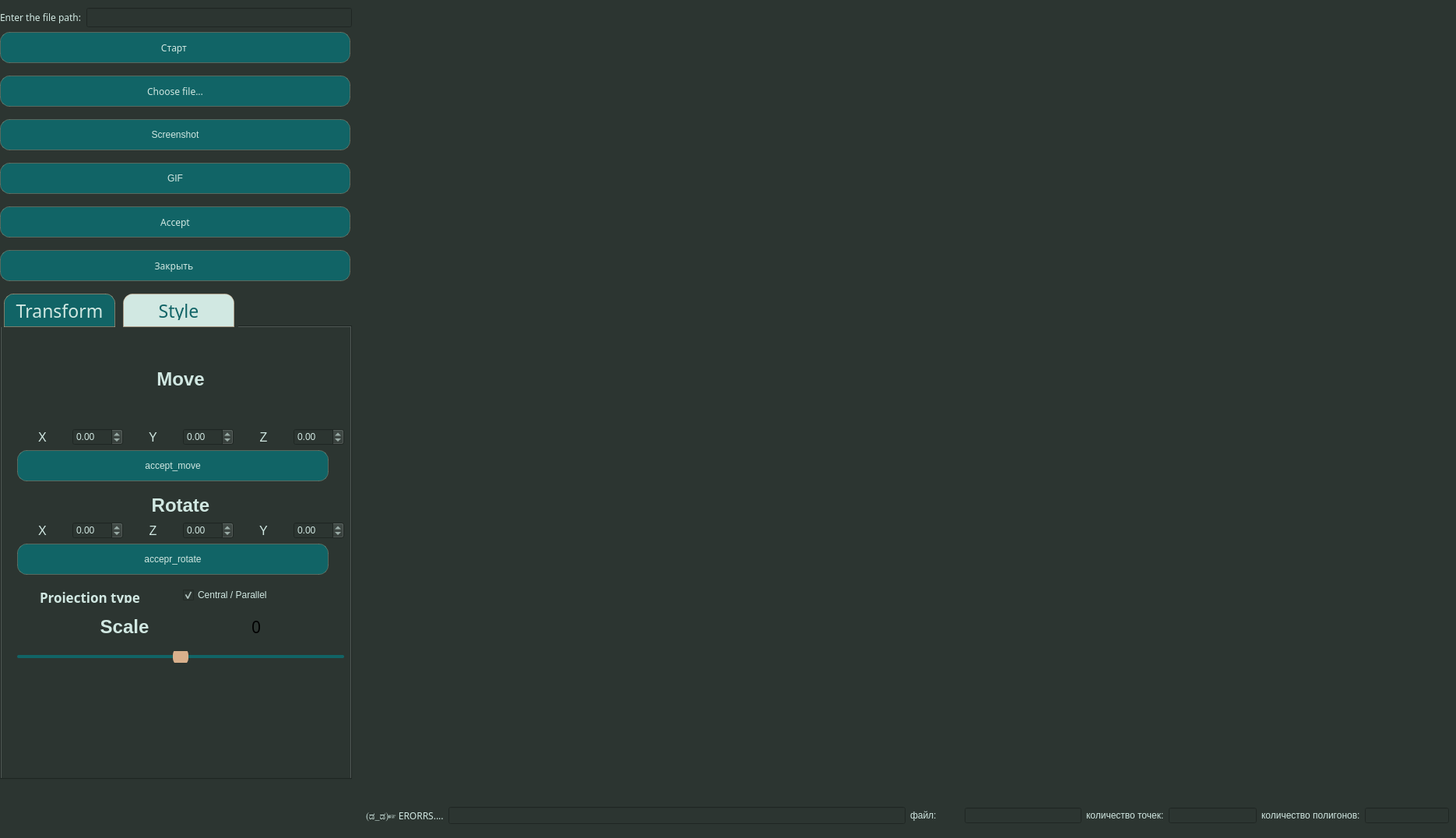
<?xml version="1.0" encoding="UTF-8"?>
<ui version="4.0">
 <class>MainWindow</class>
 <widget class="QMainWindow" name="MainWindow">
  <property name="geometry">
   <rect>
    <x>0</x>
    <y>0</y>
    <width>1870</width>
    <height>1076</height>
   </rect>
  </property>
  <property name="font">
   <font>
    <family>SF Mono</family>
   </font>
  </property>
  <property name="windowTitle">
   <string>MainWindow</string>
  </property>
  <property name="styleSheet">
   <string notr="true">background-color:  #2c3531;</string>
  </property>
  <widget class="QWidget" name="centralwidget">
   <widget class="QWidget" name="gridLayoutWidget">
    <property name="geometry">
     <rect>
      <x>460</x>
      <y>10</y>
      <width>1391</width>
      <height>1001</height>
     </rect>
    </property>
    <layout class="QGridLayout" name="gridLayout"/>
   </widget>
   <widget class="QWidget" name="layoutWidget">
    <property name="geometry">
     <rect>
      <x>0</x>
      <y>10</y>
      <width>452</width>
      <height>1091</height>
     </rect>
    </property>
    <layout class="QVBoxLayout" name="verticalLayout_2">
     <property name="sizeConstraint">
      <enum>QLayout::SetMaximumSize</enum>
     </property>
     <property name="bottomMargin">
      <number>100</number>
     </property>
     <item>
      <layout class="QHBoxLayout" name="horizontalLayout_11">
       <item>
        <widget class="QLabel" name="label">
         <property name="font">
          <font>
           <family>SF Mono</family>
          </font>
         </property>
         <property name="styleSheet">
          <string notr="true"> color: #d1e8e2;;</string>
         </property>
         <property name="text">
          <string>Enter the file path:</string>
         </property>
        </widget>
       </item>
       <item>
        <widget class="QLineEdit" name="Input_file_name">
         <property name="font">
          <font>
           <family>SF Mono</family>
          </font>
         </property>
         <property name="styleSheet">
          <string notr="true"> color: #d1e8e2;;</string>
         </property>
        </widget>
       </item>
      </layout>
     </item>
     <item>
      <widget class="QPushButton" name="buttn_Start">
       <property name="minimumSize">
        <size>
         <width>450</width>
         <height>50</height>
        </size>
       </property>
       <property name="maximumSize">
        <size>
         <width>100</width>
         <height>16777215</height>
        </size>
       </property>
       <property name="font">
        <font>
         <family>SF Mono</family>
        </font>
       </property>
       <property name="layoutDirection">
        <enum>Qt::LeftToRight</enum>
       </property>
       <property name="styleSheet">
        <string notr="true">QPushButton {
border: 2px solid #D9B08C; /* Цвет и ширина границы */
border-radius: 12px;
 border:#D9B08C;;
 background-color:  #116466;
 color: #d1e8e2;;
 border: 1px solid rgba(217, 176, 140, 0.3);
 margin-bottom: 10px;
}

QPushButton:pressed {
 background-color: qlineargradient(x1: 0, y1:0, x2:0, y2:1,  stop: 0 #2280c0, stop: 1   #2280c0) ;
}</string>
       </property>
       <property name="text">
        <string>Старт </string>
       </property>
      </widget>
     </item>
     <item>
      <widget class="QPushButton" name="choose_file">
       <property name="minimumSize">
        <size>
         <width>450</width>
         <height>50</height>
        </size>
       </property>
       <property name="maximumSize">
        <size>
         <width>100</width>
         <height>16777215</height>
        </size>
       </property>
       <property name="font">
        <font>
         <family>SF Mono</family>
        </font>
       </property>
       <property name="styleSheet">
        <string notr="true">QPushButton {
border: 2px solid #D9B08C; /* Цвет и ширина границы */
border-radius: 12px;
 border:#D9B08C;;
 background-color:  #116466;
 color: #d1e8e2;;
 border: 1px solid rgba(217, 176, 140, 0.3);
 margin-bottom: 10px;
}

QPushButton:pressed {
 background-color: qlineargradient(x1: 0, y1:0, x2:0, y2:1,  stop: 0 #2280c0, stop: 1   #2280c0) ;
}</string>
       </property>
       <property name="text">
        <string>Choose file...</string>
       </property>
      </widget>
     </item>
     <item>
      <widget class="QPushButton" name="pushButton_screenshot">
       <property name="minimumSize">
        <size>
         <width>450</width>
         <height>50</height>
        </size>
       </property>
       <property name="maximumSize">
        <size>
         <width>100</width>
         <height>16777215</height>
        </size>
       </property>
       <property name="styleSheet">
        <string notr="true">QPushButton {
border: 2px solid #D9B08C; /* Цвет и ширина границы */
border-radius: 12px;
 border:#D9B08C;;
 background-color:  #116466;
 color: #d1e8e2;;
 border: 1px solid rgba(217, 176, 140, 0.3);
 margin-bottom: 10px;
}

QPushButton:pressed {
 background-color: qlineargradient(x1: 0, y1:0, x2:0, y2:1,  stop: 0 #2280c0, stop: 1   #2280c0) ;
}</string>
       </property>
       <property name="text">
        <string>Screenshot</string>
       </property>
      </widget>
     </item>
     <item>
      <widget class="QPushButton" name="pushButton_gif">
       <property name="minimumSize">
        <size>
         <width>450</width>
         <height>50</height>
        </size>
       </property>
       <property name="maximumSize">
        <size>
         <width>100</width>
         <height>16777215</height>
        </size>
       </property>
       <property name="styleSheet">
        <string notr="true">QPushButton {
border: 2px solid #D9B08C; /* Цвет и ширина границы */
border-radius: 12px;
 border:#D9B08C;;
 background-color:  #116466;
 color: #d1e8e2;;
 border: 1px solid rgba(217, 176, 140, 0.3);
 margin-bottom: 10px;
}

QPushButton:pressed {
 background-color: qlineargradient(x1: 0, y1:0, x2:0, y2:1,  stop: 0 #2280c0, stop: 1   #2280c0) ;
}</string>
       </property>
       <property name="text">
        <string>GIF</string>
       </property>
      </widget>
     </item>
     <item>
      <widget class="QPushButton" name="accept">
       <property name="minimumSize">
        <size>
         <width>450</width>
         <height>50</height>
        </size>
       </property>
       <property name="maximumSize">
        <size>
         <width>100</width>
         <height>16777215</height>
        </size>
       </property>
       <property name="font">
        <font>
         <family>SF Mono</family>
        </font>
       </property>
       <property name="styleSheet">
        <string notr="true">QPushButton {
border: 2px solid #D9B08C; /* Цвет и ширина границы */
border-radius: 12px;
 border:#D9B08C;;
 background-color:  #116466;
 color: #d1e8e2;;
 border: 1px solid rgba(217, 176, 140, 0.3);
 margin-bottom: 10px;
}

QPushButton:pressed {
 background-color: qlineargradient(x1: 0, y1:0, x2:0, y2:1,  stop: 0 #2280c0, stop: 1   #2280c0) ;
}</string>
       </property>
       <property name="text">
        <string>Accept</string>
       </property>
      </widget>
     </item>
     <item>
      <widget class="QPushButton" name="buttn_Exit">
       <property name="minimumSize">
        <size>
         <width>450</width>
         <height>50</height>
        </size>
       </property>
       <property name="maximumSize">
        <size>
         <width>100</width>
         <height>16777215</height>
        </size>
       </property>
       <property name="font">
        <font>
         <family>SF Mono</family>
        </font>
       </property>
       <property name="styleSheet">
        <string notr="true">QPushButton {
border: 2px solid #D9B08C; /* Цвет и ширина границы */
border-radius: 12px;
 border:#D9B08C;;
 background-color:  #116466;
 color: #d1e8e2;;
 border: 1px solid rgba(217, 176, 140, 0.3);
 margin-bottom: 10px;
}

QPushButton:pressed {
 background-color: qlineargradient(x1: 0, y1:0, x2:0, y2:1,  stop: 0 #2280c0, stop: 1   #2280c0) ;
}</string>
       </property>
       <property name="text">
        <string>Закрыть </string>
       </property>
      </widget>
     </item>
     <item>
      <widget class="QTabWidget" name="tabWidget">
       <property name="minimumSize">
        <size>
         <width>0</width>
         <height>50</height>
        </size>
       </property>
       <property name="font">
        <font>
         <family>SF Mono</family>
         <pointsize>17</pointsize>
        </font>
       </property>
       <property name="toolTipDuration">
        <number>0</number>
       </property>
       <property name="layoutDirection">
        <enum>Qt::LeftToRight</enum>
       </property>
       <property name="styleSheet">
        <string notr="true">QPushButton {
border: 2px solid #000000; /* Цвет и ширина границы */
border-radius: 12px;
 border:none;
 background-color:  #116466;
 color: #d1e8e2;
}

QPushButton:pressed {
 background-color: qlineargradient(x1: 0, y1:0, x2:0, y2:1,  stop: 0 #2280c0, stop: 1   #2280c0) ;
}

QTabBar::tab:selected {
  background-color: #116466;
  color: #d1e8e2;
}


QTabBar::tab {
  border: 1px solid rgba(217, 176, 140, 0.5);;
  border-top-left-radius: 12px;
  border-top-right-radius: 12px;
  min-width: 125px;
  height: 25px;
  padding: 8px;
  color: #116466;
  background-color: #d1e8e2;
 margin-left: 5px;
 margin-right: 5px;
}</string>
       </property>
       <property name="tabPosition">
        <enum>QTabWidget::North</enum>
       </property>
       <property name="tabShape">
        <enum>QTabWidget::Rounded</enum>
       </property>
       <property name="currentIndex">
        <number>0</number>
       </property>
       <property name="elideMode">
        <enum>Qt::ElideRight</enum>
       </property>
       <widget class="QWidget" name="transform">
        <attribute name="title">
         <string>Transform</string>
        </attribute>
        <widget class="QWidget" name="layoutWidget">
         <property name="geometry">
          <rect>
           <x>0</x>
           <y>10</y>
           <width>480</width>
           <height>421</height>
          </rect>
         </property>
         <layout class="QVBoxLayout" name="verticalLayout_6">
          <property name="rightMargin">
           <number>20</number>
          </property>
          <item>
           <layout class="QVBoxLayout" name="verticalLayout_5">
            <property name="leftMargin">
             <number>20</number>
            </property>
            <property name="rightMargin">
             <number>20</number>
            </property>
            <item>
             <widget class="QLabel" name="label_Move">
              <property name="font">
               <font>
                <pointsize>18</pointsize>
                <bold>true</bold>
               </font>
              </property>
              <property name="styleSheet">
               <string notr="true"> color: #d1e8e2;;</string>
              </property>
              <property name="text">
               <string>Move</string>
              </property>
              <property name="alignment">
               <set>Qt::AlignCenter</set>
              </property>
             </widget>
            </item>
            <item>
             <layout class="QHBoxLayout" name="horizontalLayout_17">
              <item>
               <layout class="QHBoxLayout" name="horizontalLayout_8">
                <item>
                 <widget class="QLabel" name="label_Xm">
                  <property name="font">
                   <font>
                    <pointsize>12</pointsize>
                   </font>
                  </property>
                  <property name="styleSheet">
                   <string notr="true"> color: #d1e8e2;;</string>
                  </property>
                  <property name="text">
                   <string>X</string>
                  </property>
                  <property name="alignment">
                   <set>Qt::AlignCenter</set>
                  </property>
                 </widget>
                </item>
                <item>
                 <widget class="QDoubleSpinBox" name="doubleSpinBox_Move_X">
                  <property name="styleSheet">
                   <string notr="true"> color: #d1e8e2;;</string>
                  </property>
                  <property name="minimum">
                   <double>-10.000000000000000</double>
                  </property>
                  <property name="maximum">
                   <double>10.000000000000000</double>
                  </property>
                  <property name="singleStep">
                   <double>0.010000000000000</double>
                  </property>
                 </widget>
                </item>
               </layout>
              </item>
              <item>
               <layout class="QHBoxLayout" name="horizontalLayout_9">
                <item>
                 <widget class="QLabel" name="label_Ym">
                  <property name="font">
                   <font>
                    <pointsize>12</pointsize>
                   </font>
                  </property>
                  <property name="styleSheet">
                   <string notr="true"> color: #d1e8e2;;</string>
                  </property>
                  <property name="text">
                   <string>Y</string>
                  </property>
                  <property name="alignment">
                   <set>Qt::AlignCenter</set>
                  </property>
                 </widget>
                </item>
                <item>
                 <widget class="QDoubleSpinBox" name="doubleSpinBox_Move_Y">
                  <property name="styleSheet">
                   <string notr="true"> color: #d1e8e2;;</string>
                  </property>
                  <property name="minimum">
                   <double>-10.000000000000000</double>
                  </property>
                  <property name="maximum">
                   <double>10.000000000000000</double>
                  </property>
                  <property name="singleStep">
                   <double>0.010000000000000</double>
                  </property>
                 </widget>
                </item>
               </layout>
              </item>
              <item>
               <layout class="QHBoxLayout" name="horizontalLayout_10">
                <item>
                 <widget class="QLabel" name="label_Zm">
                  <property name="font">
                   <font>
                    <pointsize>12</pointsize>
                   </font>
                  </property>
                  <property name="styleSheet">
                   <string notr="true"> color: #d1e8e2;;</string>
                  </property>
                  <property name="text">
                   <string>Z</string>
                  </property>
                  <property name="alignment">
                   <set>Qt::AlignCenter</set>
                  </property>
                 </widget>
                </item>
                <item>
                 <widget class="QDoubleSpinBox" name="doubleSpinBox_Move_Z">
                  <property name="styleSheet">
                   <string notr="true"> color: #d1e8e2;;</string>
                  </property>
                  <property name="minimum">
                   <double>-10.000000000000000</double>
                  </property>
                  <property name="maximum">
                   <double>10.000000000000000</double>
                  </property>
                  <property name="singleStep">
                   <double>0.010000000000000</double>
                  </property>
                 </widget>
                </item>
               </layout>
              </item>
             </layout>
            </item>
            <item>
             <widget class="QPushButton" name="accept_move">
              <property name="minimumSize">
               <size>
                <width>400</width>
                <height>50</height>
               </size>
              </property>
              <property name="maximumSize">
               <size>
                <width>400</width>
                <height>16777215</height>
               </size>
              </property>
              <property name="styleSheet">
               <string notr="true">QPushButton {
border: 2px solid #D9B08C; /* Цвет и ширина границы */
border-radius: 12px;
 border:#D9B08C;;
 background-color:  #116466;
 color: #d1e8e2;;
 border: 1px solid rgba(217, 176, 140, 0.3);
 margin-bottom: 10px;
}

QPushButton:pressed {
 background-color: qlineargradient(x1: 0, y1:0, x2:0, y2:1,  stop: 0 #2280c0, stop: 1   #2280c0) ;
}</string>
              </property>
              <property name="text">
               <string>accept_move</string>
              </property>
             </widget>
            </item>
           </layout>
          </item>
          <item>
           <layout class="QVBoxLayout" name="verticalLayout_3">
            <property name="leftMargin">
             <number>20</number>
            </property>
            <property name="rightMargin">
             <number>20</number>
            </property>
            <item>
             <widget class="QLabel" name="label_Rotate">
              <property name="minimumSize">
               <size>
                <width>0</width>
                <height>30</height>
               </size>
              </property>
              <property name="maximumSize">
               <size>
                <width>16777215</width>
                <height>30</height>
               </size>
              </property>
              <property name="font">
               <font>
                <pointsize>18</pointsize>
                <bold>true</bold>
               </font>
              </property>
              <property name="styleSheet">
               <string notr="true"> color: #d1e8e2;;</string>
              </property>
              <property name="text">
               <string>Rotate</string>
              </property>
              <property name="alignment">
               <set>Qt::AlignCenter</set>
              </property>
             </widget>
            </item>
            <item>
             <layout class="QHBoxLayout" name="horizontalLayout">
              <item>
               <layout class="QHBoxLayout" name="horizontalLayout_18">
                <item>
                 <widget class="QLabel" name="label_Xr">
                  <property name="font">
                   <font>
                    <pointsize>12</pointsize>
                   </font>
                  </property>
                  <property name="styleSheet">
                   <string notr="true"> color: #d1e8e2;;</string>
                  </property>
                  <property name="text">
                   <string>X</string>
                  </property>
                  <property name="alignment">
                   <set>Qt::AlignCenter</set>
                  </property>
                 </widget>
                </item>
                <item>
                 <widget class="QDoubleSpinBox" name="doubleSpinBox_Rotate_X">
                  <property name="styleSheet">
                   <string notr="true"> color: #d1e8e2;;</string>
                  </property>
                  <property name="minimum">
                   <double>-10.000000000000000</double>
                  </property>
                  <property name="maximum">
                   <double>10.000000000000000</double>
                  </property>
                  <property name="singleStep">
                   <double>0.010000000000000</double>
                  </property>
                 </widget>
                </item>
               </layout>
              </item>
              <item>
               <layout class="QHBoxLayout" name="horizontalLayout_20">
                <item>
                 <widget class="QLabel" name="label_Zr">
                  <property name="font">
                   <font>
                    <pointsize>12</pointsize>
                   </font>
                  </property>
                  <property name="styleSheet">
                   <string notr="true"> color: #d1e8e2;;</string>
                  </property>
                  <property name="text">
                   <string>Z</string>
                  </property>
                  <property name="alignment">
                   <set>Qt::AlignCenter</set>
                  </property>
                 </widget>
                </item>
                <item>
                 <widget class="QDoubleSpinBox" name="doubleSpinBox_Rotate_Z">
                  <property name="styleSheet">
                   <string notr="true"> color: #d1e8e2;;</string>
                  </property>
                  <property name="minimum">
                   <double>-10.000000000000000</double>
                  </property>
                  <property name="maximum">
                   <double>10.000000000000000</double>
                  </property>
                  <property name="singleStep">
                   <double>0.010000000000000</double>
                  </property>
                 </widget>
                </item>
               </layout>
              </item>
              <item>
               <layout class="QHBoxLayout" name="horizontalLayout_19">
                <item>
                 <widget class="QLabel" name="label_Yr">
                  <property name="font">
                   <font>
                    <pointsize>12</pointsize>
                   </font>
                  </property>
                  <property name="styleSheet">
                   <string notr="true"> color: #d1e8e2;;</string>
                  </property>
                  <property name="text">
                   <string>Y</string>
                  </property>
                  <property name="alignment">
                   <set>Qt::AlignCenter</set>
                  </property>
                 </widget>
                </item>
                <item>
                 <widget class="QDoubleSpinBox" name="doubleSpinBox_Rotate_Y">
                  <property name="styleSheet">
                   <string notr="true"> color: #d1e8e2;;</string>
                  </property>
                  <property name="minimum">
                   <double>-10.000000000000000</double>
                  </property>
                  <property name="maximum">
                   <double>10.000000000000000</double>
                  </property>
                  <property name="singleStep">
                   <double>0.010000000000000</double>
                  </property>
                 </widget>
                </item>
               </layout>
              </item>
             </layout>
            </item>
            <item>
             <widget class="QPushButton" name="accepr_rotate">
              <property name="minimumSize">
               <size>
                <width>400</width>
                <height>50</height>
               </size>
              </property>
              <property name="maximumSize">
               <size>
                <width>400</width>
                <height>50</height>
               </size>
              </property>
              <property name="styleSheet">
               <string notr="true">QPushButton {
border: 2px solid #D9B08C; /* Цвет и ширина границы */
border-radius: 12px;
 border:#D9B08C;;
 background-color:  #116466;
 color: #d1e8e2;;
 border: 1px solid rgba(217, 176, 140, 0.3);
 margin-bottom: 10px;
}

QPushButton:pressed {
 background-color: qlineargradient(x1: 0, y1:0, x2:0, y2:1,  stop: 0 #2280c0, stop: 1   #2280c0) ;
}</string>
              </property>
              <property name="text">
               <string>accepr_rotate</string>
              </property>
             </widget>
            </item>
           </layout>
          </item>
          <item>
           <layout class="QHBoxLayout" name="horizontalLayout_6">
            <item>
             <widget class="QLabel" name="label_Projection">
              <property name="minimumSize">
               <size>
                <width>0</width>
                <height>15</height>
               </size>
              </property>
              <property name="maximumSize">
               <size>
                <width>16777215</width>
                <height>10</height>
               </size>
              </property>
              <property name="font">
               <font>
                <family>SF Mono</family>
                <pointsize>13</pointsize>
                <bold>true</bold>
               </font>
              </property>
              <property name="styleSheet">
               <string notr="true"> color: #d1e8e2;;</string>
              </property>
              <property name="text">
               <string>Projection type</string>
              </property>
              <property name="alignment">
               <set>Qt::AlignCenter</set>
              </property>
             </widget>
            </item>
            <item>
             <widget class="QCheckBox" name="projection_type">
              <property name="minimumSize">
               <size>
                <width>0</width>
                <height>15</height>
               </size>
              </property>
              <property name="styleSheet">
               <string notr="true"> color: #d1e8e2;;</string>
              </property>
              <property name="text">
               <string>Central / Parallel</string>
              </property>
              <property name="checked">
               <bool>true</bool>
              </property>
             </widget>
            </item>
           </layout>
          </item>
          <item>
           <layout class="QVBoxLayout" name="verticalLayout_4">
            <property name="leftMargin">
             <number>20</number>
            </property>
            <property name="rightMargin">
             <number>20</number>
            </property>
            <item>
             <layout class="QHBoxLayout" name="horizontalLayout_21">
              <item>
               <widget class="QLabel" name="label_Scale">
                <property name="minimumSize">
                 <size>
                  <width>100</width>
                  <height>50</height>
                 </size>
                </property>
                <property name="maximumSize">
                 <size>
                  <width>100</width>
                  <height>50</height>
                 </size>
                </property>
                <property name="font">
                 <font>
                  <pointsize>18</pointsize>
                  <bold>true</bold>
                 </font>
                </property>
                <property name="styleSheet">
                 <string notr="true"> color: #d1e8e2;</string>
                </property>
                <property name="text">
                 <string>Scale</string>
                </property>
                <property name="alignment">
                 <set>Qt::AlignCenter</set>
                </property>
               </widget>
              </item>
              <item>
               <widget class="QLabel" name="scale_result">
                <property name="minimumSize">
                 <size>
                  <width>50</width>
                  <height>50</height>
                 </size>
                </property>
                <property name="maximumSize">
                 <size>
                  <width>50</width>
                  <height>50</height>
                 </size>
                </property>
                <property name="font">
                 <font>
                  <family>PT Mono</family>
                  <pointsize>16</pointsize>
                 </font>
                </property>
                <property name="layoutDirection">
                 <enum>Qt::LeftToRight</enum>
                </property>
                <property name="autoFillBackground">
                 <bool>false</bool>
                </property>
                <property name="styleSheet">
                 <string notr="true">QPushButton {
border: 2px solid #000000; /* Цвет и ширина границы */
border-radius: 12px;
 border:none;
 background-color:  #116466;
 color: #d1e8e2;
}

QPushButton:pressed {
 background-color: qlineargradient(x1: 0, y1:0, x2:0, y2:1,  stop: 0 #2280c0, stop: 1   #2280c0) ;
}</string>
                </property>
                <property name="text">
                 <string>0</string>
                </property>
                <property name="alignment">
                 <set>Qt::AlignCenter</set>
                </property>
                <property name="wordWrap">
                 <bool>false</bool>
                </property>
                <property name="textInteractionFlags">
                 <set>Qt::LinksAccessibleByMouse</set>
                </property>
               </widget>
              </item>
             </layout>
            </item>
            <item>
             <widget class="QSlider" name="horizontalSlider_Scale">
              <property name="styleSheet">
               <string notr="true">
QSlider::groove:horizontal {
  background: #116466;
  height: 4px;
  border-radius: 2px;
}

QSlider::handle:horizontal {
  background: #D9B08C;
  width: 20px;
  margin: -10px 0;
  border-radius: 10px;
}</string>
              </property>
              <property name="minimum">
               <number>-5</number>
              </property>
              <property name="maximum">
               <number>5</number>
              </property>
              <property name="singleStep">
               <number>1</number>
              </property>
              <property name="value">
               <number>0</number>
              </property>
              <property name="orientation">
               <enum>Qt::Horizontal</enum>
              </property>
             </widget>
            </item>
           </layout>
          </item>
         </layout>
        </widget>
       </widget>
       <widget class="QWidget" name="style">
        <attribute name="title">
         <string>Style</string>
        </attribute>
        <layout class="QVBoxLayout" name="verticalLayout_7">
         <item>
          <widget class="QLabel" name="label_Colors">
           <property name="maximumSize">
            <size>
             <width>16777215</width>
             <height>10</height>
            </size>
           </property>
           <property name="font">
            <font>
             <family>SF Mono</family>
             <pointsize>13</pointsize>
             <bold>true</bold>
            </font>
           </property>
           <property name="styleSheet">
            <string notr="true"> color: #d1e8e2;;</string>
           </property>
           <property name="text">
            <string>Colors</string>
           </property>
           <property name="alignment">
            <set>Qt::AlignCenter</set>
           </property>
          </widget>
         </item>
         <item>
          <widget class="QPushButton" name="pushButton_background_color">
           <property name="minimumSize">
            <size>
             <width>400</width>
             <height>50</height>
            </size>
           </property>
           <property name="maximumSize">
            <size>
             <width>100</width>
             <height>16777215</height>
            </size>
           </property>
           <property name="styleSheet">
            <string notr="true">QPushButton {
border: 2px solid #D9B08C; /* Цвет и ширина границы */
border-radius: 12px;
 border:#D9B08C;;
 background-color:  #116466;
 color: #D9B08C;;
 border: 1px solid rgba(217, 176, 140, 0.3);

}

QPushButton:pressed {
 background-color: qlineargradient(x1: 0, y1:0, x2:0, y2:1,  stop: 0 #2280c0, stop: 1   #2280c0) ;
}</string>
           </property>
           <property name="text">
            <string>Background Color</string>
           </property>
          </widget>
         </item>
         <item>
          <widget class="QPushButton" name="Line_color">
           <property name="minimumSize">
            <size>
             <width>400</width>
             <height>50</height>
            </size>
           </property>
           <property name="maximumSize">
            <size>
             <width>100</width>
             <height>16777215</height>
            </size>
           </property>
           <property name="styleSheet">
            <string notr="true">QPushButton {
border: 2px solid #D9B08C; /* Цвет и ширина границы */
border-radius: 12px;
 border:#D9B08C;;
 background-color:  #116466;
 color: #D9B08C;;
 border: 1px solid rgba(217, 176, 140, 0.3);

}

QPushButton:pressed {
 background-color: qlineargradient(x1: 0, y1:0, x2:0, y2:1,  stop: 0 #2280c0, stop: 1   #2280c0) ;
}</string>
           </property>
           <property name="text">
            <string>Line Color</string>
           </property>
          </widget>
         </item>
         <item>
          <widget class="QPushButton" name="vertex_color">
           <property name="minimumSize">
            <size>
             <width>400</width>
             <height>50</height>
            </size>
           </property>
           <property name="maximumSize">
            <size>
             <width>100</width>
             <height>16777215</height>
            </size>
           </property>
           <property name="styleSheet">
            <string notr="true">QPushButton {
border: 2px solid #D9B08C; /* Цвет и ширина границы */
border-radius: 12px;
 border:#D9B08C;;
 background-color:  #116466;
 color: #D9B08C;;
 border: 1px solid rgba(217, 176, 140, 0.3);

}

QPushButton:pressed {
 background-color: qlineargradient(x1: 0, y1:0, x2:0, y2:1,  stop: 0 #2280c0, stop: 1   #2280c0) ;
}</string>
           </property>
           <property name="text">
            <string>Vertex Color</string>
           </property>
          </widget>
         </item>
         <item>
          <widget class="QLabel" name="label_Lines">
           <property name="maximumSize">
            <size>
             <width>16777215</width>
             <height>10</height>
            </size>
           </property>
           <property name="font">
            <font>
             <family>SF Mono</family>
             <pointsize>13</pointsize>
             <bold>true</bold>
            </font>
           </property>
           <property name="styleSheet">
            <string notr="true"> color: #d1e8e2;;</string>
           </property>
           <property name="text">
            <string>Line Style</string>
           </property>
           <property name="alignment">
            <set>Qt::AlignCenter</set>
           </property>
          </widget>
         </item>
         <item>
          <widget class="QCheckBox" name="checkBox_lin_type">
           <property name="maximumSize">
            <size>
             <width>16777215</width>
             <height>10</height>
            </size>
           </property>
           <property name="styleSheet">
            <string notr="true"> color: #d1e8e2;;</string>
           </property>
           <property name="text">
            <string>Solid / Dashed</string>
           </property>
           <property name="checkable">
            <bool>true</bool>
           </property>
           <property name="checked">
            <bool>true</bool>
           </property>
           <property name="autoRepeat">
            <bool>false</bool>
           </property>
          </widget>
         </item>
         <item>
          <layout class="QHBoxLayout" name="horizontalLayout_15">
           <item>
            <widget class="QLabel" name="label_VertexSize_2">
             <property name="maximumSize">
              <size>
               <width>16777215</width>
               <height>10</height>
              </size>
             </property>
             <property name="styleSheet">
              <string notr="true"> color: #d1e8e2;;</string>
             </property>
             <property name="text">
              <string>Line width:</string>
             </property>
            </widget>
           </item>
           <item>
            <widget class="QDoubleSpinBox" name="doubleSpinBox_LineSize">
             <property name="styleSheet">
              <string notr="true"> color: #d1e8e2;;</string>
             </property>
             <property name="alignment">
              <set>Qt::AlignRight|Qt::AlignTrailing|Qt::AlignVCenter</set>
             </property>
             <property name="decimals">
              <number>1</number>
             </property>
             <property name="minimum">
              <double>1.000000000000000</double>
             </property>
             <property name="maximum">
              <double>5.000000000000000</double>
             </property>
            </widget>
           </item>
          </layout>
         </item>
         <item>
          <layout class="QHBoxLayout" name="horizontalLayout_16">
           <item>
            <widget class="QLabel" name="label_VertexSize">
             <property name="minimumSize">
              <size>
               <width>0</width>
               <height>10</height>
              </size>
             </property>
             <property name="maximumSize">
              <size>
               <width>16777215</width>
               <height>10</height>
              </size>
             </property>
             <property name="styleSheet">
              <string notr="true"> color: #d1e8e2;;</string>
             </property>
             <property name="text">
              <string>Vertex size:</string>
             </property>
            </widget>
           </item>
           <item>
            <widget class="QDoubleSpinBox" name="doubleSpinBox_VertexSize">
             <property name="styleSheet">
              <string notr="true"> color: #d1e8e2;;</string>
             </property>
             <property name="alignment">
              <set>Qt::AlignRight|Qt::AlignTrailing|Qt::AlignVCenter</set>
             </property>
             <property name="decimals">
              <number>1</number>
             </property>
             <property name="minimum">
              <double>1.000000000000000</double>
             </property>
             <property name="maximum">
              <double>20.000000000000000</double>
             </property>
             <property name="singleStep">
              <double>0.500000000000000</double>
             </property>
            </widget>
           </item>
          </layout>
         </item>
         <item>
          <widget class="QSlider" name="horizontalSlider_LineSize">
           <property name="styleSheet">
            <string notr="true">
QSlider::groove:horizontal {
  background: #116466;
  height: 4px;
  border-radius: 2px;
}

QSlider::handle:horizontal {
  background: #D9B08C;
  width: 20px;
  margin: -10px 0;
  border-radius: 10px;
}</string>
           </property>
           <property name="minimum">
            <number>1</number>
           </property>
           <property name="maximum">
            <number>5</number>
           </property>
           <property name="pageStep">
            <number>1</number>
           </property>
           <property name="orientation">
            <enum>Qt::Horizontal</enum>
           </property>
          </widget>
         </item>
         <item>
          <widget class="QLabel" name="label_Vertexes">
           <property name="maximumSize">
            <size>
             <width>16777215</width>
             <height>10</height>
            </size>
           </property>
           <property name="font">
            <font>
             <pointsize>13</pointsize>
             <bold>true</bold>
            </font>
           </property>
           <property name="styleSheet">
            <string notr="true"> color: #d1e8e2;;</string>
           </property>
           <property name="text">
            <string>Vertex Style</string>
           </property>
           <property name="alignment">
            <set>Qt::AlignCenter</set>
           </property>
          </widget>
         </item>
         <item>
          <layout class="QGridLayout" name="gridLayout_2">
           <item row="0" column="0">
            <widget class="QRadioButton" name="radioButton_VertexCircle">
             <property name="minimumSize">
              <size>
               <width>0</width>
               <height>10</height>
              </size>
             </property>
             <property name="maximumSize">
              <size>
               <width>16777215</width>
               <height>20</height>
              </size>
             </property>
             <property name="styleSheet">
              <string notr="true"> color: #d1e8e2;;</string>
             </property>
             <property name="text">
              <string>Circle</string>
             </property>
            </widget>
           </item>
           <item row="0" column="1">
            <widget class="QRadioButton" name="radioButton_VertexSquare">
             <property name="minimumSize">
              <size>
               <width>0</width>
               <height>10</height>
              </size>
             </property>
             <property name="maximumSize">
              <size>
               <width>16777215</width>
               <height>20</height>
              </size>
             </property>
             <property name="styleSheet">
              <string notr="true"> color: #d1e8e2;;</string>
             </property>
             <property name="text">
              <string>Square</string>
             </property>
            </widget>
           </item>
           <item row="0" column="2">
            <widget class="QRadioButton" name="radioButton_VertexNone">
             <property name="minimumSize">
              <size>
               <width>0</width>
               <height>10</height>
              </size>
             </property>
             <property name="maximumSize">
              <size>
               <width>16777215</width>
               <height>20</height>
              </size>
             </property>
             <property name="styleSheet">
              <string notr="true"> color: #d1e8e2;;</string>
             </property>
             <property name="text">
              <string>None</string>
             </property>
             <property name="checked">
              <bool>true</bool>
             </property>
            </widget>
           </item>
          </layout>
         </item>
         <item>
          <widget class="QSlider" name="horizontalSlider_VertexSize">
           <property name="styleSheet">
            <string notr="true">
QSlider::groove:horizontal {
  background: #116466;
  height: 4px;
  border-radius: 2px;
}

QSlider::handle:horizontal {
  background: #D9B08C;
  width: 20px;
  margin: -10px 0;
  border-radius: 10px;
}</string>
           </property>
           <property name="minimum">
            <number>1</number>
           </property>
           <property name="maximum">
            <number>20</number>
           </property>
           <property name="orientation">
            <enum>Qt::Horizontal</enum>
           </property>
          </widget>
         </item>
        </layout>
       </widget>
      </widget>
     </item>
    </layout>
   </widget>
   <widget class="QWidget" name="layoutWidget">
    <property name="geometry">
     <rect>
      <x>470</x>
      <y>1020</y>
      <width>1391</width>
      <height>54</height>
     </rect>
    </property>
    <layout class="QHBoxLayout" name="horizontalLayout_12">
     <item>
      <layout class="QVBoxLayout" name="verticalLayout"/>
     </item>
     <item>
      <layout class="QHBoxLayout" name="horizontalLayout_13">
       <item>
        <widget class="QLabel" name="label_kotik_2">
         <property name="font">
          <font>
           <family>SF Mono</family>
          </font>
         </property>
         <property name="styleSheet">
          <string notr="true"> color: #d1e8e2;;</string>
         </property>
         <property name="text">
          <string>(ಡ_ಡ)☞ ERORRS....</string>
         </property>
        </widget>
       </item>
       <item>
        <widget class="QLineEdit" name="Output_ERROR">
         <property name="styleSheet">
          <string> color: #d1e8e2;;</string>
         </property>
         <property name="readOnly">
          <bool>true</bool>
         </property>
        </widget>
       </item>
      </layout>
     </item>
     <item>
      <layout class="QHBoxLayout" name="horizontalLayout_5">
       <item>
        <layout class="QHBoxLayout" name="horizontalLayout_2">
         <item>
          <widget class="QLabel" name="label_2">
           <property name="styleSheet">
            <string> color: #d1e8e2;;</string>
           </property>
           <property name="text">
            <string>файл:</string>
           </property>
          </widget>
         </item>
         <item>
          <widget class="QLineEdit" name="output_file_name">
           <property name="minimumSize">
            <size>
             <width>0</width>
             <height>20</height>
            </size>
           </property>
           <property name="maximumSize">
            <size>
             <width>150</width>
             <height>20</height>
            </size>
           </property>
           <property name="styleSheet">
            <string> color: #d1e8e2;;</string>
           </property>
           <property name="readOnly">
            <bool>true</bool>
           </property>
          </widget>
         </item>
        </layout>
       </item>
       <item>
        <layout class="QHBoxLayout" name="horizontalLayout_3">
         <item>
          <widget class="QLabel" name="label_3">
           <property name="styleSheet">
            <string> color: #d1e8e2;;</string>
           </property>
           <property name="text">
            <string>количество точек:</string>
           </property>
          </widget>
         </item>
         <item>
          <widget class="QLineEdit" name="vertex_number">
           <property name="minimumSize">
            <size>
             <width>0</width>
             <height>20</height>
            </size>
           </property>
           <property name="maximumSize">
            <size>
             <width>150</width>
             <height>20</height>
            </size>
           </property>
           <property name="styleSheet">
            <string> color: #d1e8e2;;</string>
           </property>
           <property name="readOnly">
            <bool>true</bool>
           </property>
          </widget>
         </item>
        </layout>
       </item>
       <item>
        <layout class="QHBoxLayout" name="horizontalLayout_4">
         <item>
          <widget class="QLabel" name="label_4">
           <property name="styleSheet">
            <string> color: #d1e8e2;;</string>
           </property>
           <property name="text">
            <string>количество полигонов:</string>
           </property>
          </widget>
         </item>
         <item>
          <widget class="QLineEdit" name="poligon_number">
           <property name="minimumSize">
            <size>
             <width>0</width>
             <height>20</height>
            </size>
           </property>
           <property name="maximumSize">
            <size>
             <width>150</width>
             <height>20</height>
            </size>
           </property>
           <property name="styleSheet">
            <string> color: #d1e8e2;;</string>
           </property>
           <property name="readOnly">
            <bool>true</bool>
           </property>
          </widget>
         </item>
        </layout>
       </item>
      </layout>
     </item>
    </layout>
   </widget>
   <widget class="QWidget" name="layoutWidget">
    <property name="geometry">
     <rect>
      <x>0</x>
      <y>0</y>
      <width>2</width>
      <height>2</height>
     </rect>
    </property>
    <layout class="QHBoxLayout" name="horizontalLayout_7"/>
   </widget>
  </widget>
 </widget>
 <resources/>
 <connections/>
</ui>
